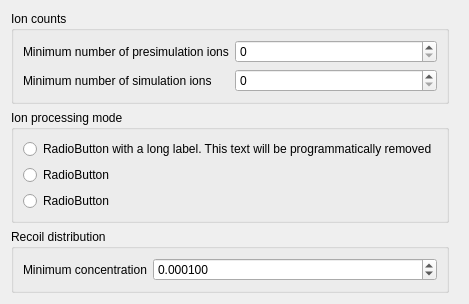
     <widget class="QWidget" name="tab_sim">
      <attribute name="title">
       <string>Simulation</string>
      </attribute>
      <layout class="QGridLayout" name="gridLayout_10">
       <property name="rightMargin">
        <number>20</number>
       </property>
       <item row="1" column="0">
        <widget class="QGroupBox" name="groupBox_6">
         <property name="title">
          <string>Ion processing mode</string>
         </property>
         <layout class="QVBoxLayout" name="verticalLayout_5">
          <item>
           <widget class="QRadioButton" name="radioButton_4">
            <property name="text">
             <string>RadioButton with a long label. This text will be programmatically removed</string>
            </property>
            <attribute name="buttonGroup">
             <string notr="true">ion_division_radios</string>
            </attribute>
           </widget>
          </item>
          <item>
           <widget class="QRadioButton" name="radioButton_5">
            <property name="text">
             <string>RadioButton</string>
            </property>
            <attribute name="buttonGroup">
             <string notr="true">ion_division_radios</string>
            </attribute>
           </widget>
          </item>
          <item>
           <widget class="QRadioButton" name="radioButton_6">
            <property name="text">
             <string>RadioButton</string>
            </property>
            <attribute name="buttonGroup">
             <string notr="true">ion_division_radios</string>
            </attribute>
           </widget>
          </item>
         </layout>
        </widget>
       </item>
       <item row="0" column="0">
        <widget class="QGroupBox" name="groupBox_5">
         <property name="title">
          <string>Ion counts</string>
         </property>
         <layout class="QFormLayout" name="formLayout_5">
          <item row="1" column="0">
           <widget class="QLabel" name="label">
            <property name="text">
             <string>Minimum number of presimulation ions</string>
            </property>
           </widget>
          </item>
          <item row="1" column="1">
           <widget class="QSpinBox" name="presim_spinbox">
            <property name="locale">
             <locale language="C" country="AnyCountry"/>
            </property>
            <property name="minimum">
             <number>0</number>
            </property>
            <property name="maximum">
             <number>999999999</number>
            </property>
            <property name="singleStep">
             <number>1000</number>
            </property>
           </widget>
          </item>
          <item row="2" column="0">
           <widget class="QLabel" name="label_3">
            <property name="text">
             <string>Minimum number of simulation ions</string>
            </property>
           </widget>
          </item>
          <item row="2" column="1">
           <widget class="QSpinBox" name="sim_spinbox">
            <property name="locale">
             <locale language="C" country="AnyCountry"/>
            </property>
            <property name="maximum">
             <number>999999999</number>
            </property>
            <property name="singleStep">
             <number>1000</number>
            </property>
           </widget>
          </item>
         </layout>
        </widget>
       </item>
       <item row="2" column="0">
        <widget class="QGroupBox" name="groupBox_9">
         <property name="title">
          <string>Recoil distribution</string>
         </property>
         <layout class="QFormLayout" name="formLayout_3">
          <item row="0" column="0">
           <widget class="QLabel" name="label_10">
            <property name="text">
             <string>Minimum concentration</string>
            </property>
           </widget>
          </item>
          <item row="0" column="1">
           <widget class="QDoubleSpinBox" name="min_conc_spinbox">
            <property name="toolTip">
             <string>This is the minimum concentration that points can be dragged to. You may still set points to zero by adjusting the 'y' value in the input field (when full edit is on).</string>
            </property>
            <property name="decimals">
             <number>6</number>
            </property>
            <property name="minimum">
             <double>0.000001000000000</double>
            </property>
            <property name="singleStep">
             <double>0.000100000000000</double>
            </property>
            <property name="value">
             <double>0.000100000000000</double>
            </property>
           </widget>
          </item>
         </layout>
        </widget>
       </item>
      </layout>
     </widget>
